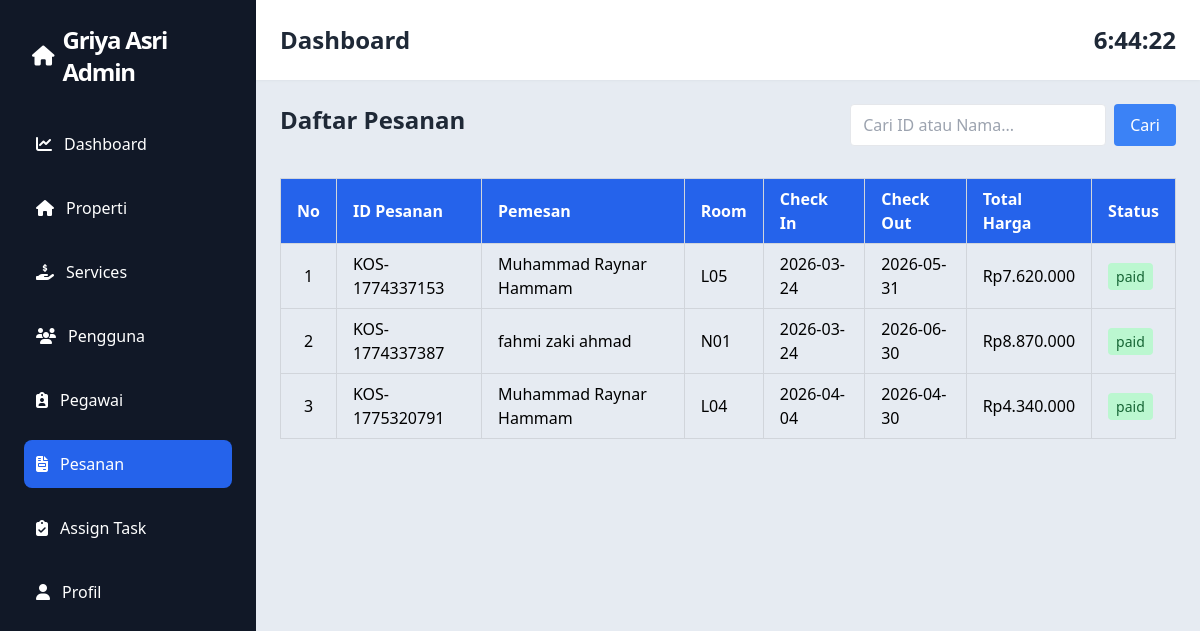
The app's page /admin/list-pesanan.php with its own data.
### tables this page shows
CREATE TABLE settings (
    `key` VARCHAR(100) PRIMARY KEY,
    `value` TEXT
);

CREATE TABLE `bookings` (
  `id` varchar(50) NOT NULL,
  `user_id` bigint(20) UNSIGNED NOT NULL,
  `room_id` bigint(20) UNSIGNED NOT NULL,
  `check_in` date NOT NULL,
  `check_out` date NOT NULL,
  `total_price` int(11) NOT NULL,
  `status` enum('pending','paid','expired','canceled') NOT NULL,
  `payment_token` varchar(255) DEFAULT NULL,
  `created_at` timestamp NULL DEFAULT NULL,
  `updated_at` timestamp NULL DEFAULT NULL
);

CREATE TABLE `users` (
  `id` bigint(20) UNSIGNED NOT NULL,
  `name` varchar(255) NOT NULL,
  `nickname` varchar(255) NOT NULL,
  `full_name_ktp` varchar(255) DEFAULT NULL,
  `email` varchar(255) NOT NULL,
  `address` text DEFAULT NULL,
  `phone` varchar(255) DEFAULT NULL,
  `email_verified_at` timestamp NULL DEFAULT NULL,
  `password` varchar(255) NOT NULL,
  `ktp_photo` varchar(255) DEFAULT NULL,
  `selfie_photo` varchar(255) DEFAULT NULL,
  `is_verified` enum('pending','verified','rejected') DEFAULT NULL,
  `role` enum('admin','pegawai','penyewa') NOT NULL DEFAULT 'penyewa',
  `gender` enum('Laki-laki','Perempuan') DEFAULT NULL,
  `birth_date` date DEFAULT NULL,
  `remember_token` varchar(100) DEFAULT NULL,
  `created_at` timestamp NULL DEFAULT NULL,
  `updated_at` timestamp NULL DEFAULT NULL
);

CREATE TABLE `rooms` (
  `id` bigint(20) UNSIGNED NOT NULL,
  `room_type_id` bigint(20) UNSIGNED NOT NULL,
  `room_number` varchar(255) NOT NULL,
  `gender_type` enum('Putra','Putri') NOT NULL,
  `price` int(11) NOT NULL,
  `rating` decimal(2,1) NOT NULL DEFAULT 0.0,
  `facilities` text NOT NULL,
  `area_size` varchar(255) NOT NULL,
  `is_electric_included` tinyint(1) NOT NULL DEFAULT 0,
  `is_water_included` tinyint(1) NOT NULL DEFAULT 1,
  `room_rules` text NOT NULL,
  `status` enum('available','occupied','maintenance') NOT NULL DEFAULT 'available',
  `created_at` timestamp NULL DEFAULT NULL,
  `updated_at` timestamp NULL DEFAULT NULL
);

### config/database.php (called while the page is built, shortened)
<?php
function getSetting($conn, $key)
{
    $stmt = $conn->prepare("SELECT value FROM settings WHERE `key`=?");
    $stmt->bind_param("s", $key);
    $stmt->execute();
    $result = $stmt->get_result()->fetch_assoc();
    return $result['value'] ?? '';
}

### admin/list-pesanan.php (the view, shortened to what this page needs)
<?php
include '../config/database.php';
$sql = "SELECT
            bookings.*,
            users.full_name_ktp AS user_name,
            rooms.room_number
        FROM bookings
        JOIN users ON bookings.user_id = users.id
        JOIN rooms ON bookings.room_id = rooms.id";
$stmt = $conn->prepare($sql);
$stmt->execute();
$result = $stmt->get_result();
?>
<div class="">
    <div class="header-content flex justify-between mb-4 align-middle">
        <h1 class="text-2xl font-bold text-gray-800">Daftar Pesanan</h1>
        <form method="GET" class="mb-4 flex gap-2">
            <input
                type="text"
                name="search"
                placeholder="Cari ID atau Nama..."
                value="<?= isset($_GET['search']) ? htmlspecialchars($_GET['search']) : '' ?>"
                class="border px-3 py-2 rounded w-64">
            <button type="submit" class="bg-blue-500 text-white px-4 py-2 rounded">
                Cari
            </button>
        </form>
    </div>
    <table class="w-full border-collapse border border-gray-300">
        <thead class="bg-blue-600 text-white">
            <tr>
                <th class="border border-gray-300 px-4 py-2 text-center">No</th>
                <th class="border border-gray-300 px-4 py-2 text-left">ID Pesanan</th>
                <th class="border border-gray-300 px-4 py-2 text-left">Pemesan</th>
                <th class="border border-gray-300 px-4 py-2 text-left">Room</th>
                <th class="border border-gray-300 px-4 py-2 text-left">Check In</th>
                <th class="border border-gray-300 px-4 py-2 text-left">Check Out</th>
                <th class="border border-gray-300 px-4 py-2 text-left">Total Harga</th>
                <th class="border border-gray-300 px-4 py-2 text-left">Status</th>
            </tr>
        </thead>
        <tbody>
            <?php
            if ($result->num_rows > 0) {
                $no = 1;
                while ($row = $result->fetch_assoc()) {
                    echo "<tr class='hover:bg-gray-100 border-b border-gray-300'>";
                    echo "<td class='border border-gray-300 px-4 py-2 text-center'>" . $no++ . "</td>";
                    echo "<td class='border border-gray-300 px-4 py-2'>" . htmlspecialchars($row['id']) . "</td>";
                    echo "<td class='border border-gray-300 px-4 py-2'>" . htmlspecialchars($row['user_name']) . "</td>";
                    echo "<td class='border border-gray-300 px-4 py-2'>" . htmlspecialchars($row['room_number']) . "</td>";
                    echo "<td class='border border-gray-300 px-4 py-2'>" . htmlspecialchars($row['check_in']) . "</td>";
                    echo "<td class='border border-gray-300 px-4 py-2'>" . htmlspecialchars($row['check_out']) . "</td>";
                    echo "<td class='border border-gray-300 px-4 py-2'>Rp" . number_format($row['total_price'], 0, ',', '.') . "</td>";
                    echo "<td class='border border-gray-300 px-4 py-2'><span class='px-2 py-1 rounded text-sm " . ($row['status'] === 'paid' ? 'bg-green-200 text-green-800' : ($row['status'] === 'pending' ? 'bg-yellow-200 text-yellow-800' : 'bg-red-200 text-red-800')) . "'>" . htmlspecialchars($row['status']) . "</span></td>";
                    echo "</tr>";
                }
            } else {
                echo "<tr><td colspan='6' class='py-3' style='text-align:center;'>Tidak ada data pesanan</td></tr>";
            }
            ?>
</div>
<?php
$content = ob_get_clean();
$pesananactive = "active";
include 'layouts/app.php';
?>

### admin/layouts/app.php (shortened to what this page needs)
<!DOCTYPE html>
<html lang="id">
<head>
    <script src="https://cdn.tailwindcss.com"></script>
    <link rel="stylesheet" href="https://cdnjs.cloudflare.com/ajax/libs/font-awesome/6.4.0/css/all.min.css">
</head>
<body class="bg-gray-100" onload="startTime()">
    <div class="flex h-screen">
        <div class="w-64 bg-gray-900 text-white p-6">
            <a href="index.php" class="flex gap-2 mb-8 items-center mx-2">
                <i class="fas fa-home text-white text-xl"></i>
                <h1 class="text-2xl font-black text-primary tracking-tighter flex items-center gap-2"><?= getSetting($conn, 'site_title'); ?></h1>
            </a>
            <nav class="space-y-4">
                <a href="index.php" class="<?= $indexactive ?> flex items-center space-x-3 p-3 hover:bg-gray-800 rounded-lg transition">
                    <i class="fas fa-chart-line"></i>
                    <span>Dashboard</span>
                </a>
                <a href="list-properti.php" class="<?= $propertiactive ?> flex items-center space-x-3 p-3 hover:bg-gray-800 rounded-lg transition">
                    <i class="fas fa-home"></i>
                    <span>Properti</span>
                </a>
                <a href="list-service.php" class="<?= $serviceactive ?> flex items-center space-x-3 p-3 hover:bg-gray-800 rounded-lg transition">
                    <i class="fa-solid fa-hand-holding-dollar"></i>
                    <span>Services</span>
                </a>
                <a href="list-user.php" class="<?= $useractive ?> flex items-center space-x-3 p-3 hover:bg-gray-800 rounded-lg transition">
                    <i class="fas fa-users"></i>
                    <span>Pengguna</span>
                </a>
                <a href="pegawai.php" class="<?= $pegawaiactive ?> flex items-center space-x-3 p-3 hover:bg-gray-800 rounded-lg transition">
                    <i class="fa-solid fa-clipboard-user"></i>
                    <span>Pegawai</span>
                </a>
                <a href="list-pesanan.php" class="<?= $pesananactive ?> flex items-center space-x-3 p-3 hover:bg-gray-800 rounded-lg transition">
                    <i class="fas fa-file-invoice"></i>
                    <span>Pesanan</span>
                </a>
                <a href="assign-task.php" class="<?= $taskactive ?> flex items-center space-x-3 p-3 hover:bg-gray-800 rounded-lg transition">
                    <i class="fa-solid fa-clipboard-check"></i>
                    <span>Assign Task</span>
                </a>
                <a href="profile.php" class="<?= $profileactive ?> flex items-center space-x-3 p-3 hover:bg-gray-800 rounded-lg transition">
                    <i class="fas fa-user"></i>
                    <span>Profil</span>
                </a>
            </nav>
        </div>
        <div class="flex-1 flex flex-col">
            <div class="bg-white shadow p-6 flex justify-between items-center">
                <h2 class="text-2xl font-bold text-gray-800">Dashboard</h2>
                <div class="text-2xl font-bold text-gray-800" id="jam"></div>
            </div>
            <div class="flex-1 overflow-auto p-6 bg-slate-200/75">
                <?= $content ?>
            </div>
        </div>
    </div>
</body>
</html>

### admin/layouts/app.php (style rules this page uses)
.active { background-color: #2563eb; border-radius: 0.5rem; }

### records on screen
settings: value "Griya Asri Admin"
bookings: id "KOS-1774337153", user.full_name_ktp "Muhammad Raynar Hammam", room.room_number "L05", check_in "2026-03-24", check_out "2026-05-31", total_price "7.620.000", status "paid"
bookings: id "KOS-1774337387", user.full_name_ktp "fahmi zaki ahmad", room.room_number "N01", check_in "2026-03-24", check_out "2026-06-30", total_price "8.870.000", status "paid"
bookings: id "KOS-1775320791", user.full_name_ktp "Muhammad Raynar Hammam", room.room_number "L04", check_in "2026-04-04", check_out "2026-04-30", total_price "4.340.000", status "paid"
